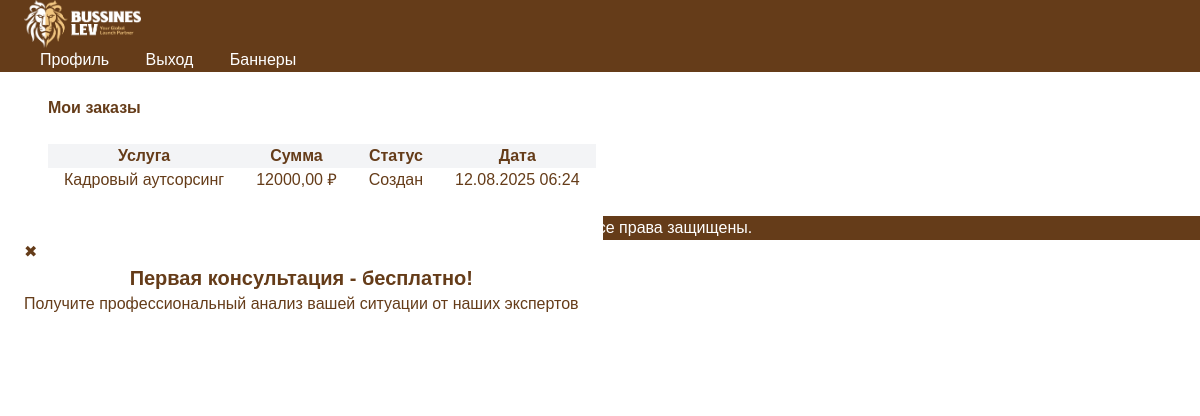
The app's page /orders/ (signed in) with its own data.
### orders/models.py (models this page shows, shortened)
class Order(models.Model):
    user = models.ForeignKey(CustomUser, on_delete=models.CASCADE, verbose_name=_("Клиент"))
    service = models.ForeignKey(Service, on_delete=models.PROTECT, verbose_name=_("Услуга"))
    status = models.CharField(
        _("Статус"),
        max_length=20,
        choices=OrderStatus.choices,
        default=OrderStatus.CREATED,
    )
    amount = models.DecimalField(_("Сумма"), max_digits=10, decimal_places=2, blank=True)
    created_at = models.DateTimeField(_("Создано"), auto_now_add=True)
    updated_at = models.DateTimeField(_("Обновлено"), auto_now=True)
    class Meta:
        verbose_name = _("Заказ")
        verbose_name_plural = _("Заказы")
        ordering = ["-created_at"]

### services/models.py (models this page shows, shortened)
class Service(models.Model):
    title = models.CharField(_("Название"), max_length=255)
    description = models.TextField(_("Описание"))
    price = models.DecimalField(_("Цена"), max_digits=10, decimal_places=2)
    is_active = models.BooleanField(_("Активна"), default=True)
    created_at = models.DateTimeField(auto_now_add=True)
    updated_at = models.DateTimeField(auto_now=True)
    class Meta:
        verbose_name = _("Услуга")
        verbose_name_plural = _("Услуги")
        ordering = ["-created_at"]

### notifications/models.py (models this page shows, shortened)
class PopupNotification(models.Model):
    title = models.CharField(max_length=255)
    message = models.TextField()
    show_on_pages = models.CharField(
        max_length=255,
        help_text="Список URL через запятую, где показывать попап"
    )
    is_active = models.BooleanField(default=True)
    def get_pages_list(self):
        return [p.strip() for p in self.show_on_pages.split(",") if p.strip()]

### orders/views.py (the view)
# urls.py: path('', orders_list_view, name='orders_list'),
@login_required
def orders_list_view(request):
    user = request.user
    orders = Order.objects.all()
    if user.role == 'manager':
        orders = orders.filter(manager=user)
    return render(request, "orders/orders_list.html", {"orders": orders})

### notifications/context_processors.py (called while the page is built)
def popup_notifications(request):
    path = request.path
    notifications = PopupNotification.objects.filter(is_active=True)
    active_popups = [
        n for n in notifications if any(page in path for page in n.get_pages_list())
    ]
    return {"popup_notifications": active_popups}

### orders/templates/orders/orders_list.html
{% extends "base.html" %}
{% block content %}
<div class="max-w-4xl mx-auto">
    <h1 class="text-2xl font-bold mb-6">Мои заказы</h1>
    {% if orders %}
        <table class="min-w-full border">
            <thead>
                <tr class="bg-gray-100">
                    <th class="border px-4 py-2">Услуга</th>
                    <th class="border px-4 py-2">Сумма</th>
                    <th class="border px-4 py-2">Статус</th>
                    <th class="border px-4 py-2">Дата</th>
                </tr>
            </thead>
            <tbody>
                {% for order in orders %}
                <tr>
                    <td class="border px-4 py-2">{{ order.service.title }}</td>
                    <td class="border px-4 py-2">{{ order.amount }} ₽</td>
                    <td class="border px-4 py-2">{{ order.get_status_display }}</td>
                    <td class="border px-4 py-2">{{ order.created_at|date:"d.m.Y H:i" }}</td>
                </tr>
                {% endfor %}
            </tbody>
        </table>
    {% else %}
        <p>У вас пока нет заказов.</p>
    {% endif %}
</div>
{% endblock %}

### theme/templates/base.html (shortened to what this page needs)
{% load static tailwind_tags %}
<!DOCTYPE html>
<html lang="en">
<head>
  {% tailwind_css %}
</head>
<body>
<header class="bg-[#c49360] flex justify-between items-center px-6 py-4">
  <div class="flex justify-center w-full">
    <img src="{% static 'images/logo3.png' %}" alt="Логотип" class="h-20 md:h-28 object-contain">
  </div>
  <div class="absolute right-6">
    {% if user.is_authenticated %}
      <a href="{% url 'clients:dashboard' %}" class="bg-[#653c19] text-white px-4 py-2 rounded hover:bg-[#4d2c13]">
        Профиль
      </a>
      <a href="{% url 'clients:logout' %}" class="bg-[#653c19] text-white px-4 py-2 rounded hover:bg-[#4d2c13]">
        Выход
      </a>
      <a href="{% url 'banners:banner_list' %}"  class="bg-[#653c19] text-white px-4 py-2 rounded hover:bg-[#4d2c13]">
          Баннеры
      </a>
    {% endif %}
  </div>
</header>
<main class="max-w-6xl mx-auto p-6">
  {% block content %}{% endblock %}
</main>
{% for popup in popup_notifications %}
<div id="popup-{{ popup.id }}"
     class="fixed inset-0 bg-black bg-opacity-50 flex items-center justify-center z-50 animate-fadeIn">
  <div class="bg-white text-black rounded-lg shadow-lg p-6 max-w-sm w-full relative transform transition-all scale-100">
    <button onclick="document.getElementById('popup-{{ popup.id }}').remove()"
            class="absolute top-3 right-3 text-gray-500 hover:text-gray-800">
      ✖
    </button>
    <h3 class="text-xl font-bold mb-3 text-center">{{ popup.title }}</h3>
    <p class="mb-6 text-center">{{ popup.message }}</p>
    <div class="flex justify-center">
      <button onclick="document.getElementById('popup-{{ popup.id }}').remove()"
              class="bg-blue-600 text-white px-5 py-2 rounded hover:bg-blue-700">
      </button>
    </div>
  </div>
</div>
{% endfor %}
<footer class="py-4 text-center text-sm">
  &copy; {{ now|date:"Y" }} BUSSINES LEV. Все права защищены.
</footer>
</body>
</html>

### theme/templates/base.html (style rules this page uses)
:root { --color-white: #ffffff; --color-gold-brown: #c49360; --color-dark-brown: #653c19; }
body { background-color: var(--color-white); color: var(--color-dark-brown); font-family: sans-serif; }
header { background-color: var(--color-dark-brown); color: var(--color-white); }
header img { height: 48px; }
footer { background-color: var(--color-dark-brown); color: var(--color-white); }
.animate-fadeIn { animation: fadeIn 0.3s ease-in-out; }

### records on screen
Order: service "Кадровый аутсорсинг", amount "12000,00", status "Создан", created_at "12.08.2025 06:24"
PopupNotification: title "Первая консультация - бесплатно!", message "Получите профессиональный анализ вашей ситуации от наших экспертов"
